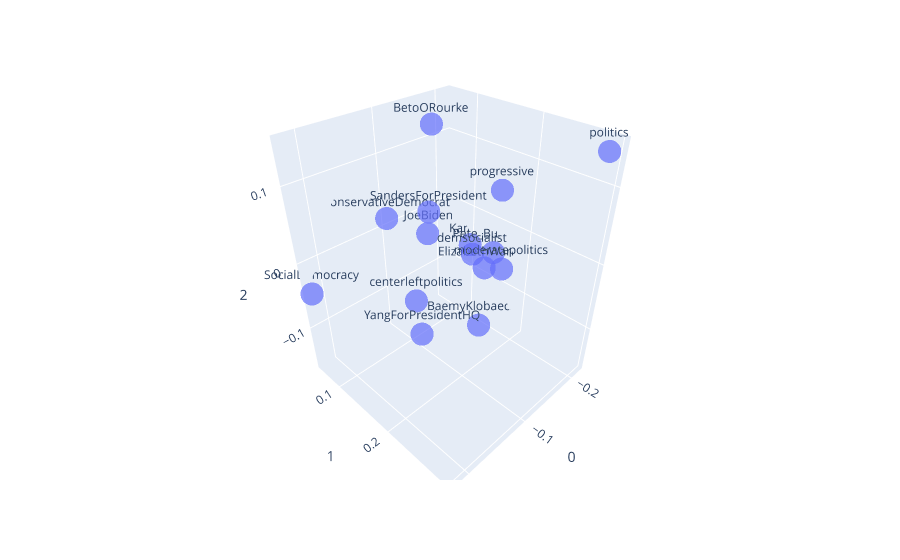

Notebook code cell kept with this figure:
### Code cell
fig = px.scatter_3d(three_dim, x=0, y=1, z=2,text=three_dim.index,opacity=0.7)
fig.write_html("visualizations/3d_scatter.html")
fig.show()

### Figure 1 — Plotly figure (JSON) as saved in the notebook; plotly's stock layout.template omitted (floating-point values rounded to 4 significant figures)
{"data": [{"hovertemplate": "0=%{x}<br>1=%{y}<br>2=%{z}<br>subreddit=%{text}<extra></extra>", "legendgroup": "", "marker": {"color": "#636efa", "opacity": 0.7, "symbol": "circle"}, "mode": "markers+text", "name": "", "scene": "scene", "showlegend": false, "text": ["politics", "YangForPresidentHQ", "SandersForPresident", "centerleftpolitics", "Pete_Buttigieg", "moderatepolitics", "ElizabethWarren", "progressive", "JoeBiden", "Kamala", "SocialDemocracy", "BaemyKlobaechar", "demsocialist", "BetoORourke", "ConservativeDemocrat"], "type": "scatter3d", "x": [-0.2003, -0.04236, -0.05557, -0.08474, -0.2103, -0.09956, -0.1891, -0.1488, -0.1322, -0.2178, 0.02035, -0.1826, -0.1459, -0.1282, -0.06867], "y": [0.2987, 0.1876, 0.1907, 0.13, 0.1508, 0.2536, 0.1535, 0.2087, 0.1031, 0.1003, 0.05787, 0.1534, 0.1699, 0.1192, 0.1025], "z": [0.1452, -0.06668, 0.09181, -0.07344, -0.04716, 0.03119, -0.06119, 0.08965, -0.003763, -0.06015, -0.04391, -0.1615, -0.01089, 0.1462, 0.04393]}], "layout": {"legend": {"tracegroupgap": 0}, "margin": {"t": 60}, "scene": {"domain": {"x": [0, 1], "y": [0, 1]}, "xaxis": {"title": {"text": "0"}}, "yaxis": {"title": {"text": "1"}}, "zaxis": {"title": {"text": "2"}}}}}
